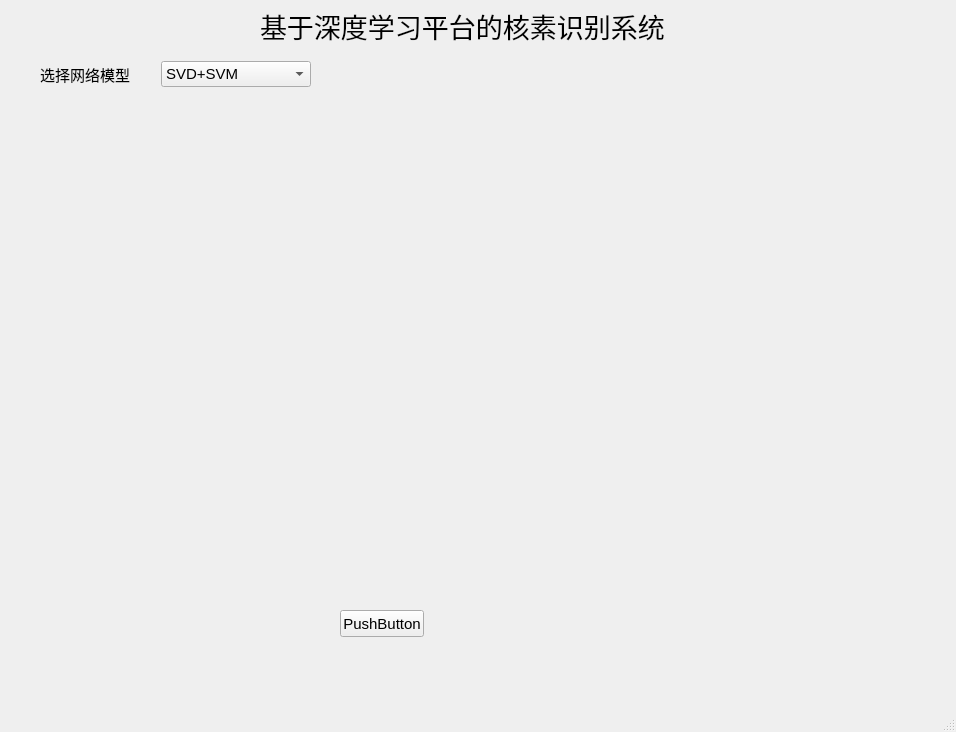
<?xml version="1.0" encoding="UTF-8"?>
<ui version="4.0">
 <class>MainWindow</class>
 <widget class="QMainWindow" name="MainWindow">
  <property name="geometry">
   <rect>
    <x>0</x>
    <y>0</y>
    <width>956</width>
    <height>732</height>
   </rect>
  </property>
  <property name="font">
   <font>
    <pointsize>11</pointsize>
   </font>
  </property>
  <property name="windowTitle">
   <string>MainWindow</string>
  </property>
  <widget class="QWidget" name="centralwidget">
   <widget class="QLabel" name="label">
    <property name="geometry">
     <rect>
      <x>260</x>
      <y>0</y>
      <width>411</width>
      <height>51</height>
     </rect>
    </property>
    <property name="font">
     <font>
      <pointsize>20</pointsize>
     </font>
    </property>
    <property name="text">
     <string>基于深度学习平台的核素识别系统</string>
    </property>
   </widget>
   <widget class="QWidget" name="layoutWidget">
    <property name="geometry">
     <rect>
      <x>40</x>
      <y>60</y>
      <width>271</width>
      <height>29</height>
     </rect>
    </property>
    <layout class="QHBoxLayout" name="horizontalLayout">
     <item>
      <widget class="QLabel" name="label_3">
       <property name="text">
        <string>选择网络模型</string>
       </property>
      </widget>
     </item>
     <item>
      <spacer name="horizontalSpacer">
       <property name="orientation">
        <enum>Qt::Horizontal</enum>
       </property>
       <property name="sizeHint" stdset="0">
        <size>
         <width>40</width>
         <height>20</height>
        </size>
       </property>
      </spacer>
     </item>
     <item>
      <widget class="QComboBox" name="modelComboBox">
       <item>
        <property name="text">
         <string>SVD+SVM</string>
        </property>
       </item>
       <item>
        <property name="text">
         <string>一维卷积神经网络</string>
        </property>
       </item>
       <item>
        <property name="text">
         <string>二维卷积神经网络</string>
        </property>
       </item>
      </widget>
     </item>
    </layout>
   </widget>
   <widget class="QLabel" name="resultText">
    <property name="geometry">
     <rect>
      <x>70</x>
      <y>130</y>
      <width>561</width>
      <height>431</height>
     </rect>
    </property>
    <property name="text">
     <string/>
    </property>
   </widget>
   <widget class="QPushButton" name="pushButton">
    <property name="geometry">
     <rect>
      <x>340</x>
      <y>610</y>
      <width>84</width>
      <height>27</height>
     </rect>
    </property>
    <property name="text">
     <string>PushButton</string>
    </property>
   </widget>
  </widget>
  <widget class="QMenuBar" name="menubar">
   <property name="geometry">
    <rect>
     <x>0</x>
     <y>0</y>
     <width>956</width>
     <height>28</height>
    </rect>
   </property>
  </widget>
  <widget class="QStatusBar" name="statusbar"/>
 </widget>
 <resources/>
 <connections>
  <connection>
   <sender>pushButton</sender>
   <signal>clicked()</signal>
   <receiver>MainWindow</receiver>
   <slot>show()</slot>
   <hints>
    <hint type="sourcelabel">
     <x>381</x>
     <y>651</y>
    </hint>
    <hint type="destinationlabel">
     <x>477</x>
     <y>365</y>
    </hint>
   </hints>
  </connection>
 </connections>
</ui>
